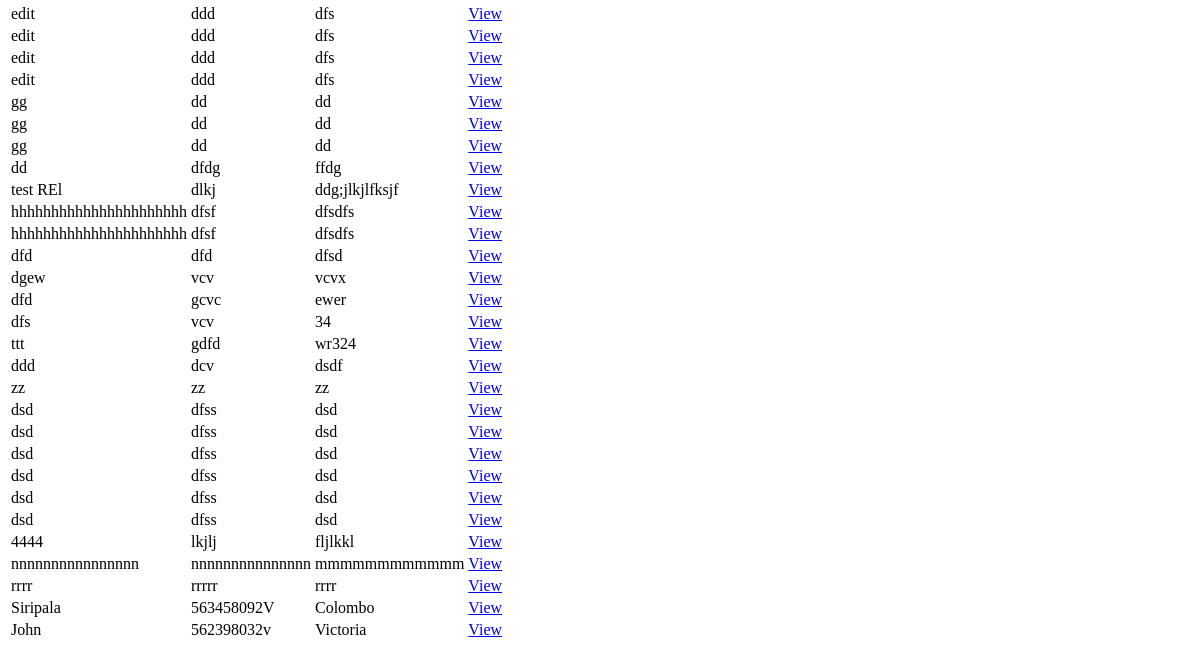
/farmers/ (lower part), run on an earlier commit of the app's database.
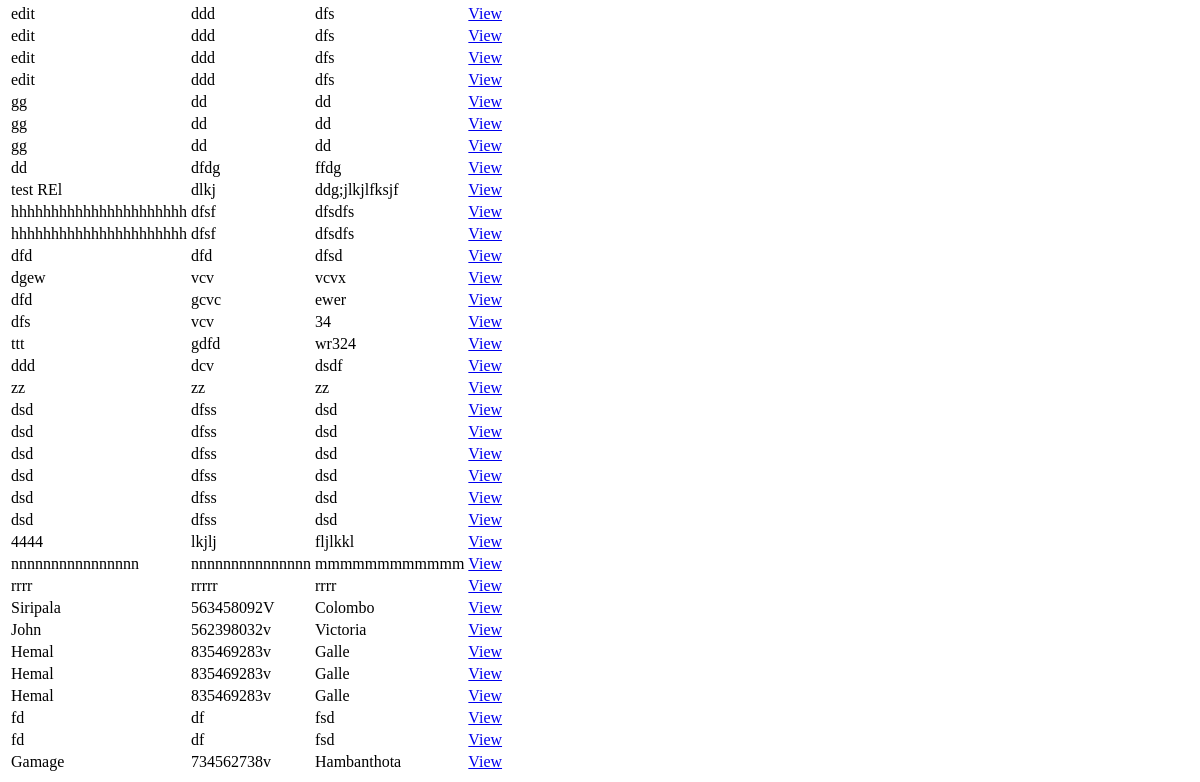
And on a later commit of the database.
### harvestMgtApp/models.py (models this page shows)
class Farmer(models.Model):
    fName = models.CharField(max_length=100)
    nic = models.CharField(max_length=15)
    district = models.CharField(max_length=100)

### harvestMgtApp/views.py (the view)
# urls.py: path('farmers/', views.farmers, name='farmers'),
def farmers(request):
    farmersList = Farmer.objects.all()
    return render(request, 'harvestMgtApp/farmers.html', {'farmers': farmersList, })

### harvestMgtApp/templates/harvestMgtApp/farmers.html (shortened to what this page needs)
{% extends 'harvestMgtApp/base.html' %}
{% block content %}
<table>
    {% for farmer in farmers %}
        <tr>
            <td>{{ farmer.fName }}</td>
            <td>{{ farmer.nic }}</td>
            <td>{{ farmer.district }}</td>
            <td><a href="{% url 'viewPlants' farmer.id %}">View</a></td>
        </tr>
    {% endfor %}
</table>
{% endblock %}

### harvestMgtApp/templates/harvestMgtApp/base.html (shortened to what this page needs)
{% block content %}
{% endblock  %}

What changed in the data, as far as the page shows it:
added Farmer: fName "Hemal", nic "835469283v", district "Galle"
added Farmer: fName "Hemal", nic "835469283v", district "Galle"
added Farmer: fName "Hemal", nic "835469283v", district "Galle"
added Farmer: fName "fd", nic "df", district "fsd"
added Farmer: fName "fd", nic "df", district "fsd"
added Farmer: fName "Gamage", nic "734562738v", district "Hambanthota"
